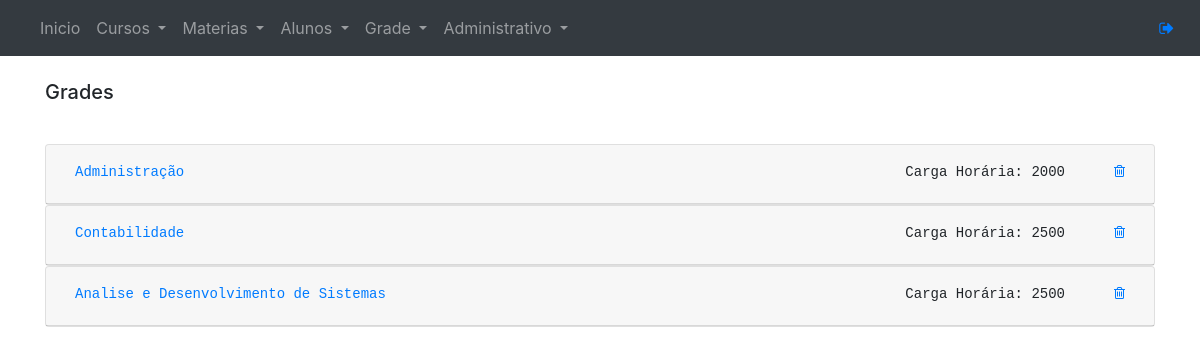
The page /index.php?pagina=grade&acao=listar (signed in) on the database as committed earlier.
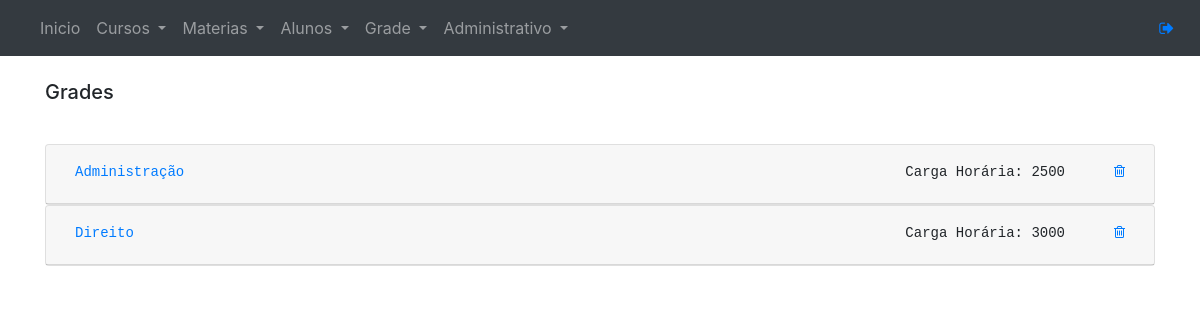
The same page on the database as committed later.
### tables this page shows
CREATE TABLE `curso` (
  `cod_curso` int(11) NOT NULL,
  `nome_curso` varchar(50) DEFAULT NULL,
  `carga_horaria` int(11) DEFAULT NULL,
  `qtd_periodo` int(11) NOT NULL
);

### class/Conexao.php (called while the page is built, shortened)
<?php
class Conexao{
    private $host = "localhost";
    private $usuario = "root";
    private $senha = "";
    private $banco = "projeto";
    private $conexao;
    public function conectar(){
        try{
            $this->conexao = new PDO("mysql:host=".$this->host.";dbname=".$this->banco, $this->usuario, $this->senha);
            $this->conexao->setAttribute(PDO::ATTR_ERRMODE, PDO::ERRMODE_EXCEPTION);
        }
        catch(PDOException $erro){
            die("Erro na conexão ".$erro->getMessage());
        }
        return $this->conexao;
    }
    public function getDados($query){
        $sql = $this->conectar()->prepare($query);
        $sql->execute();
        return $sql->fetchAll(PDO::FETCH_OBJ);
        $this->conexao = null;
    }
}
?>

### controle/listarGradeControle.php (the view, shortened to what this page needs)
<?php
    require "./class/Conexao.php";
    require "./class/Grade.php";
    echo "<pre>";
    $curso = "SELECT DISTINCT cr.cod_curso, cr.nome_curso, cr.carga_horaria FROM curso AS cr INNER JOIN grade AS gr ON cr.cod_curso = gr.cod_curso";
    $consultar = new Conexao;
    $cursos = $consultar->getDados($curso);
    foreach($cursos as $chave => $valor){
        echo "<div class='card'>
        <div class='card-header' id='".$cursos[$chave]->cod_curso."'><button class='btn btn-link btn-sm' type='button' data-toggle='collapse' data-target='#collapse_".$cursos[$chave]->cod_curso."' aria-expanded='true' aria-controls=''>".$cursos[$chave]->nome_curso."</button><div style='float: right;'><label style='margin-top: 5px; margin-right: 40px;'>Carga Horária: ".$cursos[$chave]->carga_horaria."</label><button style='float: right;' class='btn btn-link btn-sm' onclick=\"location.href='controle/gradeControle.php?acao=excluir&cod_curso=".$cursos[$chave]->cod_curso."'; \"><i class='fa fa-trash-o' aria-hidden='true'></i></button></div></div><div id='collapse_".$cursos[$chave]->cod_curso."' class='collapse' aria-labelledby='".$cursos[$chave]->cod_curso."' data-parent='#grade'><div class='card-body'><ul>";
        $id = $cursos[$chave]->cod_curso;
        $qtdHoras = getSomaHoras($id);
        echo "</ul><label style='float:right; margin-right: 60px;'>Total Horas: ". $qtdHoras[0]->credito ." </label></div></div></div>";
    }
    function getSomaHoras($cod_curso){
    $soma = "SELECT SUM(carga_horaria) AS credito  FROM materia AS ma INNER JOIN grade AS gr ON gr.cod_materia = ma.cod_materia WHERE gr.cod_curso = '{$cod_curso}'";
        $consultar = new Conexao;
        $resultado = $consultar->getDados($soma);
        return $resultado;
    }
    echo "</pre>";
?>

### index.php (shortened to what this page needs)
<!DOCTYPE html>
<html lang="PT-BR">
<head>
    <link rel="stylesheet" href="css/bootstrap.min.css">
    <link rel="stylesheet" href="css/font-awesome.min.css">
</head>
<body>
    <nav class="navbar navbar-expand-lg navbar-dark bg-dark">
        <div class="collapse navbar-collapse" id="navbarNav">
            <ul class="navbar-nav">
                <li class="nav-item">
                    <a class="nav-link" href="index.php?pagina=home">Inicio</a>
                </li>
                <li class="nav-item dropdown">
                    <a class="nav-link dropdown-toggle" href="#" id="navbarDropdownMenuLink" role="button"
                        data-toggle="dropdown" aria-haspopup="true" aria-expanded="false">
                        Cursos
                    </a>
                </li>
                <li class="nav-item dropdown">
                    <a class="nav-link dropdown-toggle" href="#" id="navbarDropdownMenuLink" role="button"
                        data-toggle="dropdown" aria-haspopup="true" aria-expanded="false">
                        Materias
                    </a>
                </li>
                <li class="nav-item dropdown">
                    <a class="nav-link dropdown-toggle" href="#" id="navbarDropdownMenuLink" role="button"
                        data-toggle="dropdown" aria-haspopup="true" aria-expanded="false">
                        Alunos
                    </a>
                </li>
                <li class="nav-item dropdown">
                    <a class="nav-link dropdown-toggle" href="#" id="navbarDropdownMenuLink" role="button"
                        data-toggle="dropdown" aria-haspopup="true" aria-expanded="false">
                        Grade
                    </a>
                </li>
                <li class="nav-item dropdown">
                    <a class="nav-link dropdown-toggle" href="#" id="navbarDropdownMenuLink" role="button"
                        data-toggle="dropdown" aria-haspopup="true" aria-expanded="false">
                        Administrativo
                    </a>
                </li>
            </ul>
        </div>
        <div style="float: right; margin-right: 10px;">
            <a  href="paginas/login/sair.php">
                <i class="fa fa-sign-out" aria-hidden="true"></i>
            </a>
        </div>
    </nav>
    <div class="container">
        <fieldset>
        <?php require "controle/telaControle.php"; ?>
        </fieldset>
    </div>
</body>
</html>

### controle/telaControle.php (shortened to what this page needs)
<?php
    @$pagina = $_GET['pagina'];
    switch($pagina){
        case "grade":       include "paginas/grade/grade.php"; break;
    }
?>

### paginas/grade/grade.php
<?php
    $acao = $_GET['acao'];
    if($acao == 'listar'){
        include "grade - listar.php";
    }
    else{
        include "grade - criar.php";
    }
?>

### paginas/grade/grade - listar.php
<div class='row'>
    <div class='col-md-12'><br>
        <h5><label>Grades</label></h5><br>
    </div>
</div>
<div class="accordion" id="grade">
<?php
    include "controle/listarGradeControle.php";
?>
</div>

Rows that differ between the two databases and show on the page:
removed curso: nome_curso "Analise e Desenvolvimento de Sistemas", carga_horaria "2500"
changed curso "Administração": carga_horaria "2000" → "2500"
changed curso: nome_curso "Contabilidade" → "Direito"; carga_horaria "2500" → "3000"
